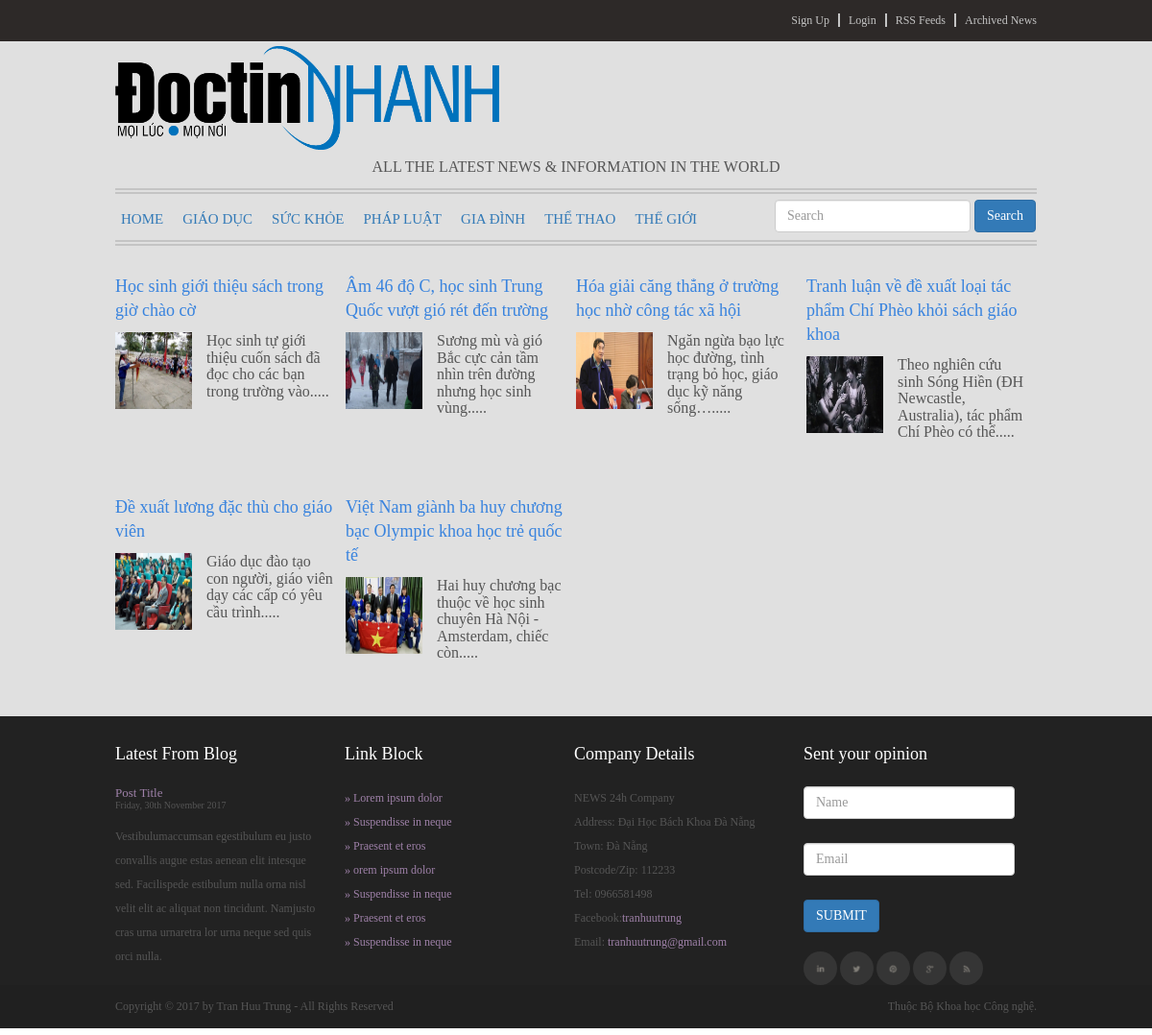
Page /NEWS/display_topic.php?topic=1 on the committed database.
### tables this page shows
CREATE TABLE `posts` (
  `id` int(10) NOT NULL,
  `title` varchar(500) NOT NULL,
  `content` text,
  `user_id` int(11) NOT NULL,
  `is_public` tinyint(4) DEFAULT '0',
  `createdate` datetime DEFAULT NULL,
  `theme` varchar(50) NOT NULL,
  `url_hinhanh` varchar(100) NOT NULL
);

### NEWS/display_topic.php (the view, shortened to what this page needs)
<?php require_once("includes/conection.php") ?>
<?php include "includes/header.php" ?>
<?php
     $topic = "";
     $theme = " ";
     if(isset($_GET["topic"])){
         $topic = $_GET['topic'];
    }
    if($topic == 1) $theme = "Giao Duc" ;
     $sql = "SELECT * FROM posts WHERE theme = '$theme'";
     $query = mysqli_query($connect, $sql);
?>
<?php
function tach_chu_hien_thi($content){
      $mang = explode(" ", $content);
      $str = "";
      $sochu = sizeof($mang);
      if($sochu < 10){
        for($j = 0; $j < sizeof($mang); $j++){
            $str = $str." ".$mang[$j];
        }
      }else{
        for($j = 0; $j < 15; $j++){
            $str = $str." ".$mang[$j];
        }
      }
      return $str;
}
?>
<div id="navigation" class="wrap-inner">
    <nav class="navbar navbar-expand-lg navbar-light bg-light">
        <a class="navbar-brand" href="./index.php">HOME</a>
        <a class="navbar-brand" href="./display_topic.php?topic=1">GIÁO DỤC</a>
        <a class="navbar-brand" href="./display_topic.php?topic=2">SỨC KHỎE</a>
        <a class="navbar-brand" href="./display_topic.php?topic=3">PHÁP LUẬT</a>
        <a class="navbar-brand" href="./display_topic.php?topic=4">GIA ĐÌNH</a>
        <a class="navbar-brand" href="./display_topic.php?topic=5">THỂ THAO</a>
        <a class="navbar-brand" href="./display_topic.php?topic=6">THẾ GIỚI</a>
        <form action="xulitimkiem.php" method="post" id="search" class="form-inline my-2 my-lg-0 fl-right">
            <input class="form-control mr-sm-2" type="search" name="search_key" placeholder="Search" aria-label="Search">
            <button class="btn btn-primary my-2 my-sm-0" type="submit">Search</button>
        </form>
    </nav>
</div>
<div class="content-show wrap-inner">
    <?php
        while($data = mysqli_fetch_array($query)){
    ?>
    <div class="topic-item fl-left">
        <a href="./display_item.php?id=<?php echo $data['id']; ?>"><?php echo $data['title']; ?></a>
        <img class="fl-left" src="<?php echo $data["url_hinhanh"]; ?>" style="width: 80px; height:80px;">
        <p><?php echo tach_chu_hien_thi($data['content'])."....." ;?></p>
    </div>
    <?php
    }
    ?>
</div>
<?php include "includes/footer.php" ?>

### NEWS/styles/css/mystyle.css (style rules this page uses)
body { font-family: 'Times New Roman', Times, serif; line-height: 25px; box-sizing: border-box; }
.wrap-inner { width: 960px; margin: 0px auto; }
.fl-left { float: left; }
.fl-right { float: right; }
#navigation { border-top: 6px double #c4c4c4; border-bottom: 6px double #c4c4c4; height: 60px; }
.navbar-brand { font-size: 15px; padding-left: 5px; }
#search { margin-top: 5px; }
.content-show { margin-top: 30px; }

### NEWS/styles/css/display_topic.css (style rules this page uses)
.topic-item { width: 227px; height: 230px; margin-right: 13px; }
.topic-item:last-child { margin-right: 0px; }
.topic-item a { color: #3883de; font-size: 18px; margin-bottom: 10px; display: block; }
.topic-item img { display: inline; margin-right: 15px; }

### rows in the picture
posts: title "Học sinh giới thiệu sách trong giờ chào cờ", url_hinhanh (picture), content "Học sinh tự giới thiệu cuốn sách đã đọc cho các bạn trong trường vào"
posts: title "Âm 46 độ C, học sinh Trung Quốc vượt gió rét đến trường", url_hinhanh (picture), content "Sương mù và gió Bắc cực cản tầm nhìn trên đường nhưng học sinh vùng"
posts: title "Hóa giải căng thẳng ở trường học nhờ công tác xã hội", url_hinhanh (picture), content "Ngăn ngừa bạo lực học đường, tình trạng bỏ học, giáo dục kỹ năng sống…"
posts: title "Tranh luận về đề xuất loại tác phẩm Chí Phèo khỏi sách giáo khoa", url_hinhanh (picture), content "Theo nghiên cứu sinh Sóng Hiền (ĐH Newcastle, Australia), tác phẩm Chí Phèo có thể"
posts: title "Đề xuất lương đặc thù cho giáo viên", url_hinhanh (picture), content "Giáo dục đào tạo con người, giáo viên dạy các cấp có yêu cầu trình"
posts: title "Việt Nam giành ba huy chương bạc Olympic khoa học trẻ quốc tế", url_hinhanh (picture), content "Hai huy chương bạc thuộc về học sinh chuyên Hà Nội - Amsterdam, chiếc còn"
